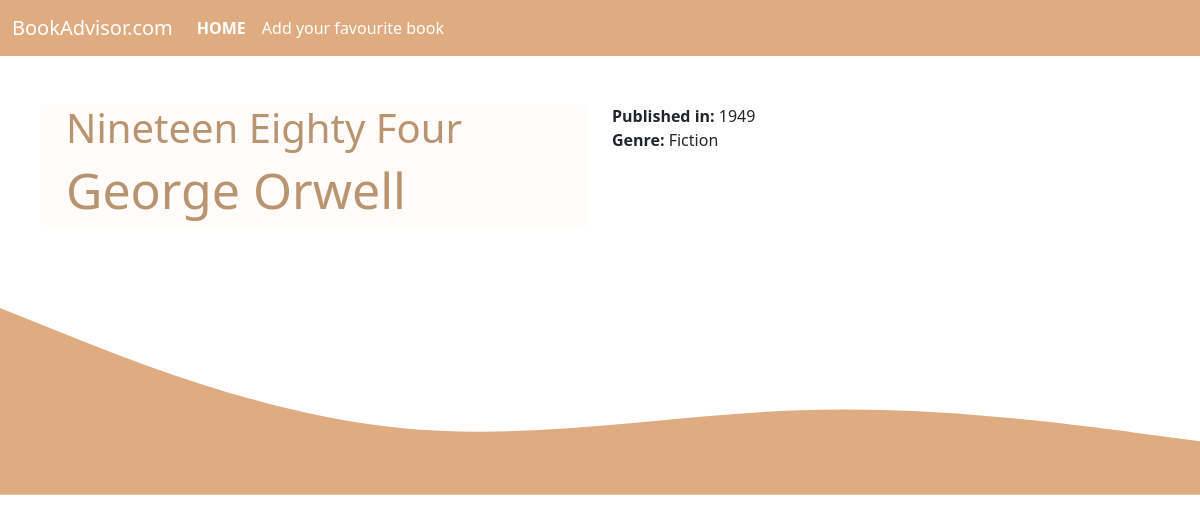
Screenshot of /details.php?id=4 with the database file from the repository.
### tables this page shows
CREATE TABLE `libri` (
  `id` int(11) NOT NULL,
  `titolo` varchar(50) NOT NULL,
  `autore` varchar(30) NOT NULL,
  `anno_pubblicazione` int(11) NOT NULL,
  `genere` varchar(20) NOT NULL,
  `copertina` varchar(400) NOT NULL
);

### details.php (the view, shortened to what this page needs)
<?php
include __DIR__ . '/includes/db.php';
$stmt = $pdo->prepare('SELECT * FROM libri WHERE id = ?');
$stmt->execute([$_GET["id"]]);
$line = $stmt->fetch();
include __DIR__ . '/includes/init.php'?>
<div class="container">
    <div class="row pt-5">
    <div class="col">
        <div class="card px-4" >
        <h1><?= $line['titolo'] ?></h1>
        <h2><?= $line['autore'] ?></h2>
        </div>
    </div>
    <div class="col">
        <p class="m-0"><span class="fw-bold">Published in:</span> <?= $line['anno_pubblicazione'] ?></p>
        <p class="m-0"><span class="fw-bold">Genre:</span> <?= $line['genere'] ?></p>
    </div>
    </div>
</div><?php
include __DIR__ . '/includes/end.php';

### style.css (style rules this page uses)
.card { background-color: rgba(250, 235, 215, 0.146); border: none; }

### includes/init.php (style rules this page uses)
h2 { color: #B99470; font-size: 50px; }
h1, h2, h3, h4, h5, h6, .h1, .h2, .h3, .h4, .h5, .h6 { color: #B99470; }

### rows the page displays
libri: titolo "Nineteen Eighty Four", autore "George Orwell", anno_pubblicazione "1949", genere "Fiction"
